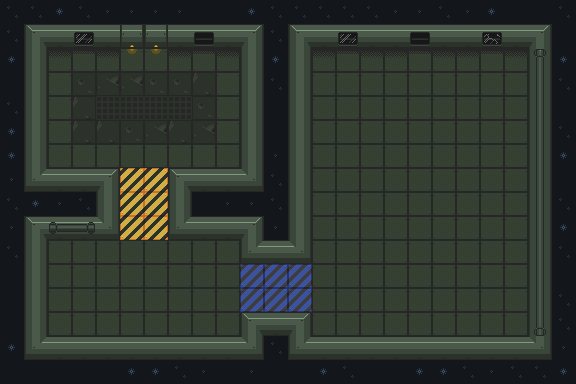

A level layout from a 2D game, rendered from its tile map. Below: a short description, then the map file with tile-grid data replaced by summaries:
An orthogonal 24x16 tile map with 24x24 px tiles, 3 tile layers (Space, Floors, Effects), 5 tilesets and 23 objects.

<map version="1.8" tiledversion="1.8.4" orientation="orthogonal" renderorder="right-down" width="24" height="16" tilewidth="24" tileheight="24" infinite="0" nextlayerid="5" nextobjectid="5">
 <editorsettings>
  <export target="Alienators.json" format="json" />
 </editorsettings>
 <properties>
  <property name="scale" type="float" value="2" />
  <property name="script" value="Games/Alienators/alienators.lua" />
 </properties>
 <tileset firstgid="1" name="oryx_16bit_scifi_creatures_trans" tilewidth="24" tileheight="24" tilecount="1312" columns="32">
  <image source="oryx_16bit_scifi_creatures_trans.png" width="768" height="984" />
 </tileset>
 <tileset firstgid="1313" name="oryx_16bit_scifi_FX_sm_trans" tilewidth="24" tileheight="24" tilecount="200" columns="10">
  <image source="oryx_16bit_scifi_FX_sm_trans.png" width="240" height="480" />
 </tileset>
 <tileset firstgid="1513" name="oryx_16bit_scifi_vehicles_trans" tilewidth="24" tileheight="24" tilecount="384" columns="24">
  <image source="oryx_16bit_scifi_vehicles_trans.png" width="576" height="384" />
 </tileset>
 <tileset firstgid="1897" name="oryx_16bit_scifi_world_trans" tilewidth="24" tileheight="24" tilecount="1435" columns="35">
  <image source="oryx_16bit_scifi_world_trans.png" width="840" height="984" />
  <tile id="218">
   <objectgroup draworder="index" id="2">
    <object id="1" x="0" y="0" width="24" height="24" />
   </objectgroup>
  </tile>
  <tile id="221">
   <objectgroup draworder="index" id="2">
    <object id="1" x="0" y="0" width="24" height="24" />
   </objectgroup>
  </tile>
  <tile id="223">
   <objectgroup draworder="index" id="2">
    <object id="1" x="0" y="0" width="24" height="24" />
   </objectgroup>
  </tile>
  <tile id="224">
   <objectgroup draworder="index" id="2">
    <object id="1" x="0" y="0" width="24" height="24" />
   </objectgroup>
  </tile>
  <tile id="225">
   <objectgroup draworder="index" id="2">
    <object id="1" x="0" y="0" width="24" height="24" />
   </objectgroup>
  </tile>
  <tile id="226">
   <objectgroup draworder="index" id="2">
    <object id="1" x="0" y="0" width="24" height="24" />
   </objectgroup>
  </tile>
  <tile id="267">
   <objectgroup draworder="index" id="2">
    <object id="1" x="0" y="0" width="24" height="24" />
   </objectgroup>
  </tile>
  <tile id="270">
   <objectgroup draworder="index" id="2">
    <object id="1" x="0" y="0" width="24" height="24" />
    <object id="2" x="0" y="0" width="24" height="24" />
   </objectgroup>
  </tile>
  <tile id="303">
   <objectgroup draworder="index" id="2">
    <object id="1" x="0" y="0" width="24" height="24" />
   </objectgroup>
  </tile>
  <tile id="304">
   <objectgroup draworder="index" id="2">
    <object id="1" x="0" y="0" width="24" height="24" />
   </objectgroup>
  </tile>
  <tile id="305">
   <objectgroup draworder="index" id="2">
    <object id="1" x="0" y="0" width="24" height="24" />
   </objectgroup>
  </tile>
  <tile id="306">
   <objectgroup draworder="index" id="2">
    <object id="1" x="0" y="0" width="24" height="24" />
   </objectgroup>
  </tile>
  <tile id="307">
   <objectgroup draworder="index" id="2">
    <object id="1" x="0" y="0" width="24" height="24" />
    <object id="2" x="0" y="0" width="24" height="24" />
   </objectgroup>
  </tile>
  <tile id="308">
   <objectgroup draworder="index" id="2">
    <object id="1" x="0" y="0" width="24" height="24" />
    <object id="2" x="0" y="0" width="24" height="24" />
   </objectgroup>
  </tile>
  <tile id="309">
   <objectgroup draworder="index" id="2">
    <object id="1" x="0" y="0" width="24" height="24" />
    <object id="2" x="0" y="0" width="24" height="24" />
   </objectgroup>
  </tile>
 </tileset>
 <tileset firstgid="3332" name="oryx_16bit_scifi_items_trans" tilewidth="16" tileheight="16" tilecount="198" columns="22">
  <image source="oryx_16bit_scifi_items_trans.png" width="352" height="144" />
 </tileset>
 <layer id="1" name="Space" width="24" height="16" locked="1">
  <data>[384 cells, 384 non-empty, 4 distinct tile ids]</data>
 </layer>
 <layer id="2" name="Floors" width="24" height="16" locked="1">
  <data>[384 cells, 292 non-empty, 18 distinct tile ids]</data>
 </layer>
 <layer id="3" name="Effects" width="24" height="16" locked="1">
  <data>[384 cells, 31 non-empty, 8 distinct tile ids]</data>
 </layer>
 <objectgroup id="4" name="Player" locked="1">
  <object id="1" gid="8" x="192" y="120" width="24" height="24">
   <properties>
    <property name="script" value="Games/Alienators/marine.lua" />
   </properties>
  </object>
  <object id="2" gid="551" x="360" y="96" width="24" height="24">
   <properties>
    <property name="script" value="Games/Alienators/alien.lua" />
   </properties>
  </object>
  <object id="3" gid="1250" x="72" y="96" width="24" height="24">
   <properties>
    <property name="script" value="Games/Alienators/robot.lua" />
   </properties>
  </object>
  <object id="4" gid="939" x="456" y="216" width="24" height="24">
   <properties>
    <property name="Games/Alienators/red_alien.lua" value="" />
   </properties>
  </object>
 </objectgroup>
</map>
